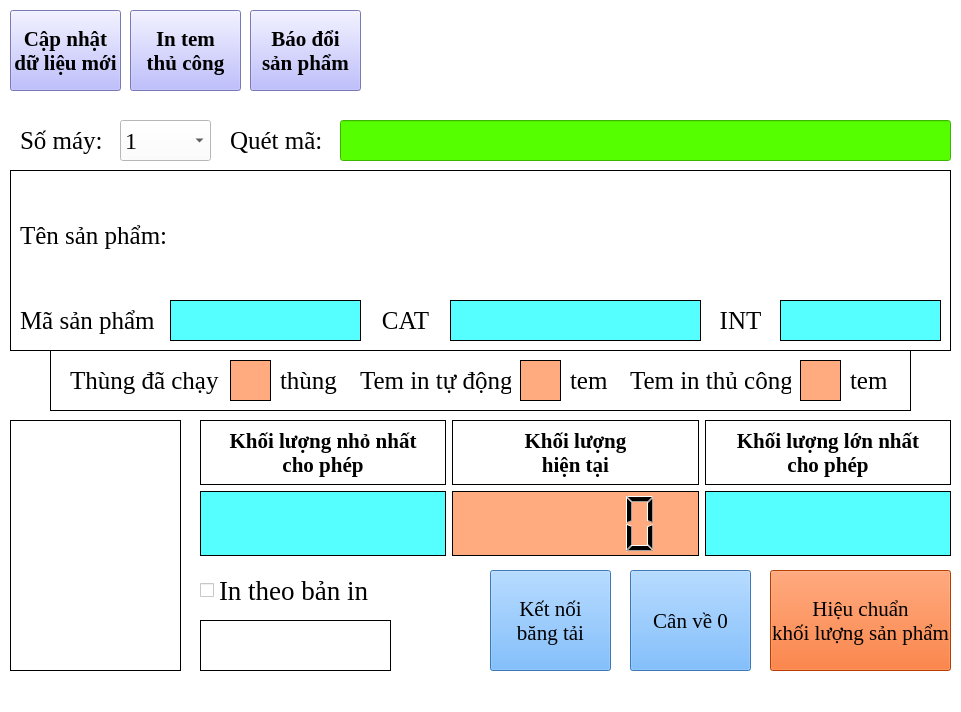
<?xml version="1.0" encoding="UTF-8"?>
<ui version="4.0">
 <class>CheckWeigher</class>
 <widget class="QMainWindow" name="CheckWeigher">
  <property name="enabled">
   <bool>true</bool>
  </property>
  <property name="geometry">
   <rect>
    <x>0</x>
    <y>0</y>
    <width>961</width>
    <height>712</height>
   </rect>
  </property>
  <property name="minimumSize">
   <size>
    <width>961</width>
    <height>712</height>
   </size>
  </property>
  <property name="maximumSize">
   <size>
    <width>961</width>
    <height>712</height>
   </size>
  </property>
  <property name="font">
   <font>
    <family>Times New Roman</family>
    <pointsize>14</pointsize>
   </font>
  </property>
  <property name="acceptDrops">
   <bool>false</bool>
  </property>
  <property name="windowTitle">
   <string>Main</string>
  </property>
  <property name="windowIcon">
   <iconset resource="pic.qrc">
    <normaloff>:/newPrefix/pic/logo.ico</normaloff>:/newPrefix/pic/logo.ico</iconset>
  </property>
  <property name="styleSheet">
   <string notr="true">background-color: rgb(255, 255, 255);</string>
  </property>
  <widget class="QWidget" name="centralwidget">
   <widget class="QPushButton" name="Calib">
    <property name="geometry">
     <rect>
      <x>770</x>
      <y>570</y>
      <width>181</width>
      <height>101</height>
     </rect>
    </property>
    <property name="font">
     <font>
      <family>Times New Roman</family>
      <pointsize>16</pointsize>
      <strikeout>false</strikeout>
     </font>
    </property>
    <property name="acceptDrops">
     <bool>false</bool>
    </property>
    <property name="autoFillBackground">
     <bool>false</bool>
    </property>
    <property name="styleSheet">
     <string notr="true">background-color: rgb(255, 85, 0);</string>
    </property>
    <property name="text">
     <string>Hiệu chuẩn
khối lượng sản phẩm</string>
    </property>
   </widget>
   <widget class="QComboBox" name="MachineID">
    <property name="geometry">
     <rect>
      <x>120</x>
      <y>120</y>
      <width>91</width>
      <height>41</height>
     </rect>
    </property>
    <property name="font">
     <font>
      <family>Times New Roman</family>
      <pointsize>18</pointsize>
      <weight>50</weight>
      <bold>false</bold>
     </font>
    </property>
    <property name="focusPolicy">
     <enum>Qt::NoFocus</enum>
    </property>
    <property name="styleSheet">
     <string notr="true">border-color: rgb(0, 0, 0);</string>
    </property>
    <property name="editable">
     <bool>false</bool>
    </property>
    <property name="maxCount">
     <number>2147483646</number>
    </property>
    <property name="frame">
     <bool>true</bool>
    </property>
    <item>
     <property name="text">
      <string>1</string>
     </property>
    </item>
    <item>
     <property name="text">
      <string>2</string>
     </property>
    </item>
    <item>
     <property name="text">
      <string>3</string>
     </property>
    </item>
    <item>
     <property name="text">
      <string>4</string>
     </property>
    </item>
    <item>
     <property name="text">
      <string>5</string>
     </property>
    </item>
    <item>
     <property name="text">
      <string>6</string>
     </property>
    </item>
    <item>
     <property name="text">
      <string>7</string>
     </property>
    </item>
    <item>
     <property name="text">
      <string>8</string>
     </property>
    </item>
    <item>
     <property name="text">
      <string>9</string>
     </property>
    </item>
    <item>
     <property name="text">
      <string>10</string>
     </property>
    </item>
    <item>
     <property name="text">
      <string>11</string>
     </property>
    </item>
    <item>
     <property name="text">
      <string>12</string>
     </property>
    </item>
    <item>
     <property name="text">
      <string>13</string>
     </property>
    </item>
    <item>
     <property name="text">
      <string>14</string>
     </property>
    </item>
    <item>
     <property name="text">
      <string>15</string>
     </property>
    </item>
    <item>
     <property name="text">
      <string>16</string>
     </property>
    </item>
    <item>
     <property name="text">
      <string>HT1</string>
     </property>
    </item>
    <item>
     <property name="text">
      <string>HT2</string>
     </property>
    </item>
    <item>
     <property name="text">
      <string>OEM</string>
     </property>
    </item>
   </widget>
   <widget class="QPushButton" name="ZeroRet">
    <property name="geometry">
     <rect>
      <x>630</x>
      <y>570</y>
      <width>121</width>
      <height>101</height>
     </rect>
    </property>
    <property name="font">
     <font>
      <family>Times New Roman</family>
      <pointsize>16</pointsize>
     </font>
    </property>
    <property name="styleSheet">
     <string notr="true">background-color: rgb(85, 170, 255);</string>
    </property>
    <property name="text">
     <string>Cân về 0</string>
    </property>
   </widget>
   <widget class="QLineEdit" name="ProductID">
    <property name="geometry">
     <rect>
      <x>340</x>
      <y>120</y>
      <width>611</width>
      <height>41</height>
     </rect>
    </property>
    <property name="font">
     <font>
      <family>Times New Roman</family>
      <pointsize>20</pointsize>
      <weight>75</weight>
      <bold>true</bold>
     </font>
    </property>
    <property name="autoFillBackground">
     <bool>false</bool>
    </property>
    <property name="styleSheet">
     <string notr="true">background-color: rgb(85, 255, 0);</string>
    </property>
   </widget>
   <widget class="QLabel" name="PdID">
    <property name="enabled">
     <bool>true</bool>
    </property>
    <property name="geometry">
     <rect>
      <x>170</x>
      <y>300</y>
      <width>191</width>
      <height>41</height>
     </rect>
    </property>
    <property name="font">
     <font>
      <family>Times New Roman</family>
      <pointsize>20</pointsize>
      <weight>75</weight>
      <bold>true</bold>
     </font>
    </property>
    <property name="styleSheet">
     <string notr="true">background-color: rgb(85, 255, 255);</string>
    </property>
    <property name="frameShape">
     <enum>QFrame::Box</enum>
    </property>
    <property name="text">
     <string/>
    </property>
    <property name="alignment">
     <set>Qt::AlignCenter</set>
    </property>
   </widget>
   <widget class="QLabel" name="CATiD">
    <property name="geometry">
     <rect>
      <x>450</x>
      <y>300</y>
      <width>251</width>
      <height>41</height>
     </rect>
    </property>
    <property name="font">
     <font>
      <family>Times New Roman</family>
      <pointsize>20</pointsize>
      <weight>75</weight>
      <bold>true</bold>
     </font>
    </property>
    <property name="styleSheet">
     <string notr="true">background-color: rgb(85, 255, 255);</string>
    </property>
    <property name="frameShape">
     <enum>QFrame::Box</enum>
    </property>
    <property name="text">
     <string/>
    </property>
    <property name="alignment">
     <set>Qt::AlignCenter</set>
    </property>
   </widget>
   <widget class="QLabel" name="INTiD">
    <property name="geometry">
     <rect>
      <x>780</x>
      <y>300</y>
      <width>161</width>
      <height>41</height>
     </rect>
    </property>
    <property name="font">
     <font>
      <family>Times New Roman</family>
      <pointsize>20</pointsize>
      <weight>75</weight>
      <bold>true</bold>
     </font>
    </property>
    <property name="styleSheet">
     <string notr="true">background-color: rgb(85, 255, 255);</string>
    </property>
    <property name="frameShape">
     <enum>QFrame::Box</enum>
    </property>
    <property name="text">
     <string/>
    </property>
    <property name="alignment">
     <set>Qt::AlignCenter</set>
    </property>
   </widget>
   <widget class="QLabel" name="ProductName">
    <property name="enabled">
     <bool>true</bool>
    </property>
    <property name="geometry">
     <rect>
      <x>180</x>
      <y>180</y>
      <width>761</width>
      <height>111</height>
     </rect>
    </property>
    <property name="font">
     <font>
      <family>Times New Roman</family>
      <pointsize>24</pointsize>
      <weight>75</weight>
      <bold>true</bold>
     </font>
    </property>
    <property name="frameShape">
     <enum>QFrame::NoFrame</enum>
    </property>
    <property name="text">
     <string/>
    </property>
    <property name="alignment">
     <set>Qt::AlignCenter</set>
    </property>
   </widget>
   <widget class="QLabel" name="Logo">
    <property name="geometry">
     <rect>
      <x>800</x>
      <y>10</y>
      <width>151</width>
      <height>101</height>
     </rect>
    </property>
    <property name="text">
     <string/>
    </property>
    <property name="pixmap">
     <pixmap resource="pic.qrc">:/newPrefix/pic/logo.png</pixmap>
    </property>
   </widget>
   <widget class="QPushButton" name="UpdateData">
    <property name="geometry">
     <rect>
      <x>10</x>
      <y>10</y>
      <width>111</width>
      <height>81</height>
     </rect>
    </property>
    <property name="font">
     <font>
      <family>Times New Roman</family>
      <pointsize>16</pointsize>
      <weight>75</weight>
      <bold>true</bold>
     </font>
    </property>
    <property name="styleSheet">
     <string notr="true">background-color: rgb(170, 170, 255);</string>
    </property>
    <property name="text">
     <string>Cập nhật
dữ liệu mới</string>
    </property>
   </widget>
   <widget class="QLabel" name="SoMay">
    <property name="geometry">
     <rect>
      <x>20</x>
      <y>120</y>
      <width>91</width>
      <height>41</height>
     </rect>
    </property>
    <property name="font">
     <font>
      <family>Times New Roman</family>
      <pointsize>19</pointsize>
     </font>
    </property>
    <property name="text">
     <string>Số máy:</string>
    </property>
   </widget>
   <widget class="QLabel" name="QuetMa">
    <property name="geometry">
     <rect>
      <x>230</x>
      <y>120</y>
      <width>101</width>
      <height>41</height>
     </rect>
    </property>
    <property name="font">
     <font>
      <family>Times New Roman</family>
      <pointsize>19</pointsize>
     </font>
    </property>
    <property name="text">
     <string>Quét mã:</string>
    </property>
   </widget>
   <widget class="QLabel" name="MaSanPham">
    <property name="geometry">
     <rect>
      <x>20</x>
      <y>300</y>
      <width>141</width>
      <height>41</height>
     </rect>
    </property>
    <property name="font">
     <font>
      <family>Times New Roman</family>
      <pointsize>19</pointsize>
     </font>
    </property>
    <property name="text">
     <string>Mã sản phẩm</string>
    </property>
   </widget>
   <widget class="QLabel" name="TenSanPham">
    <property name="geometry">
     <rect>
      <x>20</x>
      <y>180</y>
      <width>151</width>
      <height>111</height>
     </rect>
    </property>
    <property name="font">
     <font>
      <family>Times New Roman</family>
      <pointsize>19</pointsize>
     </font>
    </property>
    <property name="text">
     <string>Tên sản phẩm:</string>
    </property>
   </widget>
   <widget class="QLabel" name="Cat">
    <property name="geometry">
     <rect>
      <x>370</x>
      <y>300</y>
      <width>71</width>
      <height>41</height>
     </rect>
    </property>
    <property name="font">
     <font>
      <family>Times New Roman</family>
      <pointsize>19</pointsize>
     </font>
    </property>
    <property name="text">
     <string>CAT</string>
    </property>
    <property name="alignment">
     <set>Qt::AlignCenter</set>
    </property>
   </widget>
   <widget class="QLabel" name="Int">
    <property name="geometry">
     <rect>
      <x>710</x>
      <y>300</y>
      <width>61</width>
      <height>41</height>
     </rect>
    </property>
    <property name="font">
     <font>
      <family>Times New Roman</family>
      <pointsize>19</pointsize>
     </font>
    </property>
    <property name="text">
     <string>INT</string>
    </property>
    <property name="alignment">
     <set>Qt::AlignCenter</set>
    </property>
   </widget>
   <widget class="QLabel" name="Status">
    <property name="geometry">
     <rect>
      <x>10</x>
      <y>420</y>
      <width>171</width>
      <height>251</height>
     </rect>
    </property>
    <property name="font">
     <font>
      <pointsize>48</pointsize>
     </font>
    </property>
    <property name="frameShape">
     <enum>QFrame::Box</enum>
    </property>
    <property name="text">
     <string/>
    </property>
    <property name="alignment">
     <set>Qt::AlignCenter</set>
    </property>
   </widget>
   <widget class="QWidget" name="gridLayoutWidget">
    <property name="geometry">
     <rect>
      <x>200</x>
      <y>420</y>
      <width>751</width>
      <height>136</height>
     </rect>
    </property>
    <layout class="QGridLayout" name="gridLayout">
     <item row="0" column="2">
      <widget class="QLabel" name="label_2">
       <property name="font">
        <font>
         <family>Times New Roman</family>
         <pointsize>16</pointsize>
         <weight>75</weight>
         <bold>true</bold>
        </font>
       </property>
       <property name="frameShape">
        <enum>QFrame::Box</enum>
       </property>
       <property name="text">
        <string>Khối lượng lớn nhất
cho phép</string>
       </property>
       <property name="alignment">
        <set>Qt::AlignCenter</set>
       </property>
      </widget>
     </item>
     <item row="1" column="1">
      <widget class="QLCDNumber" name="CurrentWe">
       <property name="font">
        <font>
         <family>Times New Roman</family>
         <pointsize>20</pointsize>
         <weight>50</weight>
         <italic>false</italic>
         <bold>false</bold>
        </font>
       </property>
       <property name="styleSheet">
        <string notr="true">background-color: rgb(255, 170, 127);
font: 20pt &quot;Times New Roman&quot;;</string>
       </property>
       <property name="frameShadow">
        <enum>QFrame::Plain</enum>
       </property>
      </widget>
     </item>
     <item row="1" column="2">
      <widget class="QLabel" name="MaxWe">
       <property name="font">
        <font>
         <family>Times New Roman</family>
         <pointsize>20</pointsize>
         <weight>50</weight>
         <italic>false</italic>
         <bold>false</bold>
        </font>
       </property>
       <property name="styleSheet">
        <string notr="true">color: rgb(0, 0, 0);
background-color: rgb(85, 255, 255);
font: 20pt &quot;Times New Roman&quot;;</string>
       </property>
       <property name="frameShape">
        <enum>QFrame::Box</enum>
       </property>
       <property name="text">
        <string/>
       </property>
       <property name="alignment">
        <set>Qt::AlignCenter</set>
       </property>
      </widget>
     </item>
     <item row="0" column="1">
      <widget class="QLabel" name="label_3">
       <property name="font">
        <font>
         <family>Times New Roman</family>
         <pointsize>16</pointsize>
         <weight>75</weight>
         <bold>true</bold>
        </font>
       </property>
       <property name="frameShape">
        <enum>QFrame::Box</enum>
       </property>
       <property name="text">
        <string>Khối lượng
hiện tại</string>
       </property>
       <property name="alignment">
        <set>Qt::AlignCenter</set>
       </property>
      </widget>
     </item>
     <item row="0" column="0">
      <widget class="QLabel" name="label">
       <property name="font">
        <font>
         <family>Times New Roman</family>
         <pointsize>16</pointsize>
         <weight>75</weight>
         <bold>true</bold>
        </font>
       </property>
       <property name="frameShape">
        <enum>QFrame::Box</enum>
       </property>
       <property name="text">
        <string>Khối lượng nhỏ nhất
cho phép</string>
       </property>
       <property name="alignment">
        <set>Qt::AlignCenter</set>
       </property>
      </widget>
     </item>
     <item row="1" column="0">
      <widget class="QLabel" name="MinWe">
       <property name="font">
        <font>
         <family>Times New Roman</family>
         <pointsize>20</pointsize>
         <weight>50</weight>
         <italic>false</italic>
         <bold>false</bold>
        </font>
       </property>
       <property name="styleSheet">
        <string notr="true">color: rgb(0, 0, 0);
background-color: rgb(85, 255, 255);
font: 20pt &quot;Times New Roman&quot;;</string>
       </property>
       <property name="frameShape">
        <enum>QFrame::Box</enum>
       </property>
       <property name="text">
        <string/>
       </property>
       <property name="alignment">
        <set>Qt::AlignCenter</set>
       </property>
      </widget>
     </item>
    </layout>
   </widget>
   <widget class="QCheckBox" name="Calendar">
    <property name="geometry">
     <rect>
      <x>200</x>
      <y>570</y>
      <width>191</width>
      <height>41</height>
     </rect>
    </property>
    <property name="font">
     <font>
      <family>Times New Roman</family>
      <pointsize>20</pointsize>
     </font>
    </property>
    <property name="text">
     <string>In theo bản in</string>
    </property>
   </widget>
   <widget class="QLabel" name="DD_MM_YY">
    <property name="geometry">
     <rect>
      <x>200</x>
      <y>620</y>
      <width>191</width>
      <height>51</height>
     </rect>
    </property>
    <property name="font">
     <font>
      <family>Times New Roman</family>
      <pointsize>18</pointsize>
     </font>
    </property>
    <property name="frameShape">
     <enum>QFrame::Box</enum>
    </property>
    <property name="text">
     <string/>
    </property>
    <property name="alignment">
     <set>Qt::AlignCenter</set>
    </property>
   </widget>
   <widget class="QPushButton" name="ArduinoCon">
    <property name="geometry">
     <rect>
      <x>490</x>
      <y>570</y>
      <width>121</width>
      <height>101</height>
     </rect>
    </property>
    <property name="font">
     <font>
      <family>Times New Roman</family>
      <pointsize>16</pointsize>
     </font>
    </property>
    <property name="styleSheet">
     <string notr="true">background-color: rgb(85, 170, 255);</string>
    </property>
    <property name="text">
     <string>Kết nối
băng tải</string>
    </property>
   </widget>
   <widget class="QLabel" name="QuanBoxInfo">
    <property name="geometry">
     <rect>
      <x>70</x>
      <y>360</y>
      <width>151</width>
      <height>41</height>
     </rect>
    </property>
    <property name="font">
     <font>
      <family>Times New Roman</family>
      <pointsize>19</pointsize>
     </font>
    </property>
    <property name="text">
     <string>Thùng đã chạy</string>
    </property>
   </widget>
   <widget class="QLabel" name="label_4">
    <property name="geometry">
     <rect>
      <x>10</x>
      <y>170</y>
      <width>941</width>
      <height>181</height>
     </rect>
    </property>
    <property name="frameShape">
     <enum>QFrame::Box</enum>
    </property>
    <property name="text">
     <string/>
    </property>
   </widget>
   <widget class="QLabel" name="label_5">
    <property name="geometry">
     <rect>
      <x>50</x>
      <y>350</y>
      <width>861</width>
      <height>61</height>
     </rect>
    </property>
    <property name="frameShape">
     <enum>QFrame::Box</enum>
    </property>
    <property name="text">
     <string/>
    </property>
   </widget>
   <widget class="QLabel" name="QuanBoxUnit">
    <property name="geometry">
     <rect>
      <x>280</x>
      <y>360</y>
      <width>61</width>
      <height>41</height>
     </rect>
    </property>
    <property name="font">
     <font>
      <family>Times New Roman</family>
      <pointsize>19</pointsize>
     </font>
    </property>
    <property name="text">
     <string>thùng</string>
    </property>
   </widget>
   <widget class="QLabel" name="QuanBox">
    <property name="enabled">
     <bool>true</bool>
    </property>
    <property name="geometry">
     <rect>
      <x>230</x>
      <y>360</y>
      <width>41</width>
      <height>41</height>
     </rect>
    </property>
    <property name="font">
     <font>
      <family>Times New Roman</family>
      <pointsize>20</pointsize>
      <weight>75</weight>
      <bold>true</bold>
     </font>
    </property>
    <property name="styleSheet">
     <string notr="true">background-color: rgb(255, 170, 127);</string>
    </property>
    <property name="frameShape">
     <enum>QFrame::Box</enum>
    </property>
    <property name="text">
     <string/>
    </property>
    <property name="alignment">
     <set>Qt::AlignCenter</set>
    </property>
   </widget>
   <widget class="QPushButton" name="PrintStamp">
    <property name="geometry">
     <rect>
      <x>130</x>
      <y>10</y>
      <width>111</width>
      <height>81</height>
     </rect>
    </property>
    <property name="font">
     <font>
      <family>Times New Roman</family>
      <pointsize>16</pointsize>
      <weight>75</weight>
      <bold>true</bold>
     </font>
    </property>
    <property name="styleSheet">
     <string notr="true">background-color: rgb(170, 170, 255);</string>
    </property>
    <property name="text">
     <string>In tem
thủ công</string>
    </property>
   </widget>
   <widget class="QLabel" name="QuanStampManualUnit">
    <property name="geometry">
     <rect>
      <x>850</x>
      <y>360</y>
      <width>41</width>
      <height>41</height>
     </rect>
    </property>
    <property name="font">
     <font>
      <family>Times New Roman</family>
      <pointsize>19</pointsize>
     </font>
    </property>
    <property name="text">
     <string>tem</string>
    </property>
   </widget>
   <widget class="QLabel" name="QuanStampManualInfo">
    <property name="geometry">
     <rect>
      <x>630</x>
      <y>360</y>
      <width>161</width>
      <height>41</height>
     </rect>
    </property>
    <property name="font">
     <font>
      <family>Times New Roman</family>
      <pointsize>19</pointsize>
     </font>
    </property>
    <property name="text">
     <string>Tem in thủ công</string>
    </property>
   </widget>
   <widget class="QLabel" name="QuanStampManual">
    <property name="enabled">
     <bool>true</bool>
    </property>
    <property name="geometry">
     <rect>
      <x>800</x>
      <y>360</y>
      <width>41</width>
      <height>41</height>
     </rect>
    </property>
    <property name="font">
     <font>
      <family>Times New Roman</family>
      <pointsize>20</pointsize>
      <weight>75</weight>
      <bold>true</bold>
     </font>
    </property>
    <property name="styleSheet">
     <string notr="true">background-color: rgb(255, 170, 127);</string>
    </property>
    <property name="frameShape">
     <enum>QFrame::Box</enum>
    </property>
    <property name="text">
     <string/>
    </property>
    <property name="alignment">
     <set>Qt::AlignCenter</set>
    </property>
   </widget>
   <widget class="QLabel" name="QuanStampAutoUnit">
    <property name="geometry">
     <rect>
      <x>570</x>
      <y>360</y>
      <width>41</width>
      <height>41</height>
     </rect>
    </property>
    <property name="font">
     <font>
      <family>Times New Roman</family>
      <pointsize>19</pointsize>
     </font>
    </property>
    <property name="text">
     <string>tem</string>
    </property>
   </widget>
   <widget class="QLabel" name="QuanStampAutoInfo">
    <property name="geometry">
     <rect>
      <x>360</x>
      <y>360</y>
      <width>151</width>
      <height>41</height>
     </rect>
    </property>
    <property name="font">
     <font>
      <family>Times New Roman</family>
      <pointsize>19</pointsize>
     </font>
    </property>
    <property name="text">
     <string>Tem in tự động</string>
    </property>
   </widget>
   <widget class="QLabel" name="QuanStampAuto">
    <property name="enabled">
     <bool>true</bool>
    </property>
    <property name="geometry">
     <rect>
      <x>520</x>
      <y>360</y>
      <width>41</width>
      <height>41</height>
     </rect>
    </property>
    <property name="font">
     <font>
      <family>Times New Roman</family>
      <pointsize>20</pointsize>
      <weight>75</weight>
      <bold>true</bold>
     </font>
    </property>
    <property name="styleSheet">
     <string notr="true">background-color: rgb(255, 170, 127);</string>
    </property>
    <property name="frameShape">
     <enum>QFrame::Box</enum>
    </property>
    <property name="text">
     <string/>
    </property>
    <property name="alignment">
     <set>Qt::AlignCenter</set>
    </property>
   </widget>
   <widget class="QPushButton" name="ChangePd">
    <property name="geometry">
     <rect>
      <x>250</x>
      <y>10</y>
      <width>111</width>
      <height>81</height>
     </rect>
    </property>
    <property name="font">
     <font>
      <family>Times New Roman</family>
      <pointsize>16</pointsize>
      <weight>75</weight>
      <bold>true</bold>
     </font>
    </property>
    <property name="styleSheet">
     <string notr="true">background-color: rgb(170, 170, 255);</string>
    </property>
    <property name="text">
     <string>Báo đổi
sản phẩm</string>
    </property>
   </widget>
   <zorder>label_5</zorder>
   <zorder>label_4</zorder>
   <zorder>Calib</zorder>
   <zorder>MachineID</zorder>
   <zorder>ZeroRet</zorder>
   <zorder>ProductID</zorder>
   <zorder>PdID</zorder>
   <zorder>CATiD</zorder>
   <zorder>INTiD</zorder>
   <zorder>ProductName</zorder>
   <zorder>Logo</zorder>
   <zorder>UpdateData</zorder>
   <zorder>SoMay</zorder>
   <zorder>QuetMa</zorder>
   <zorder>MaSanPham</zorder>
   <zorder>TenSanPham</zorder>
   <zorder>Cat</zorder>
   <zorder>Int</zorder>
   <zorder>Status</zorder>
   <zorder>gridLayoutWidget</zorder>
   <zorder>Calendar</zorder>
   <zorder>DD_MM_YY</zorder>
   <zorder>ArduinoCon</zorder>
   <zorder>QuanBoxInfo</zorder>
   <zorder>QuanBoxUnit</zorder>
   <zorder>QuanBox</zorder>
   <zorder>PrintStamp</zorder>
   <zorder>QuanStampManualUnit</zorder>
   <zorder>QuanStampManualInfo</zorder>
   <zorder>QuanStampManual</zorder>
   <zorder>QuanStampAutoUnit</zorder>
   <zorder>QuanStampAutoInfo</zorder>
   <zorder>QuanStampAuto</zorder>
   <zorder>ChangePd</zorder>
  </widget>
  <action name="PrintManu">
   <property name="text">
    <string>In</string>
   </property>
  </action>
 </widget>
 <resources>
  <include location="pic.qrc"/>
 </resources>
 <connections/>
</ui>
